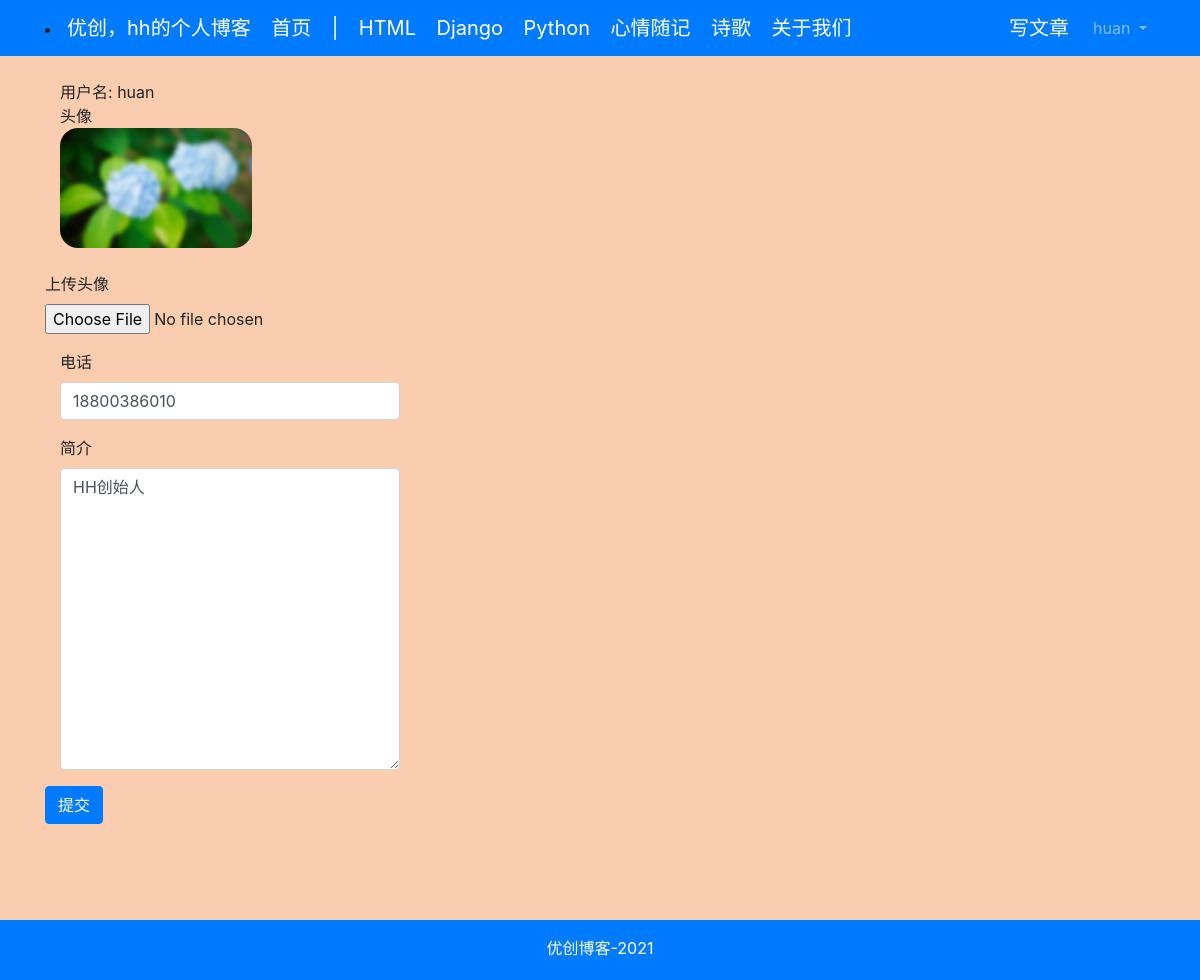
The app's page /userprofile/edit/2/ (signed in) with its own data.
### userprofile/models.py (models this page shows, shortened)
class Profile(models.Model):
    user = models.OneToOneField(User, on_delete=models.CASCADE, related_name='profile')
    phone = models.CharField(max_length=20, blank=True)
    avatar = models.ImageField(upload_to='avatar/%Y%m%d/', blank=True)
    bio = models.TextField(max_length=500, blank=True)

### userprofile/views.py (the view)
# urls.py: path('edit/<int:id>/', views.profile_edit, name='edit'),
@login_required(login_url='/userprofile/login/')
def profile_edit(request, id):
    user = User.objects.get(id=id)
    if Profile.objects.filter(user_id=id).exists():
        profile = Profile.objects.get(user_id=id)
    else:
        profile = Profile.objects.create(user=user)
    if request.method == 'POST':
        if request.user != user:
            return HttpResponse("你没有权限修改此用户信息。")
        profile_form = ProfileForm(request.POST, request.FILES)
        if profile_form.is_valid():
            profile_cd = profile_form.cleaned_data
            profile.phone = profile_cd['phone']
            profile.bio = profile_cd['bio']
            if 'avatar' in request.FILES:
                profile.avatar = profile_cd["avatar"]
            profile.save()
            return redirect("userprofile:edit", id=id)
        else:
            return HttpResponse("注册表单输入有误。请重新输入~")
    elif request.method == 'GET':
        profile_form = ProfileForm()
        context = { 'profile_form': profile_form, 'profile': profile, 'user': user }
        return render(request, 'userprofile/edit.html', context)
    else:
        return HttpResponse("请使用GET或POST请求数据")

### userprofile/forms.py
class ProfileForm(forms.ModelForm):
    class Meta:
        model = Profile
        fields = ('phone', 'avatar', 'bio')

### templates/userprofile/edit.html (shortened to what this page needs)
{% extends "base.html" %} {% load static %}
{% block content %}
<div class="container">
    <div class="row">
        <div class="col-12">
            <br>
            <div class="col-md-4">用户名: {{ user.username }}</div>
            {% if profile.avatar %}
                <div class="col-md-4">头像</div>
                <img src="{{ profile.avatar.url }}" style="max-width: 20%; border-radius: 15%;" class="col-md-4">
            {% else %}
                <h5 class="col-md-4">暂无头像</h5>
            {% endif %}
            <br>
            <br>
            <form method="post" action="." enctype="multipart/form-data">{% csrf_token %}
                <div class="form-group">
                    <label for="avatar">上传头像</label>
                    <input type="file" class="form-control-file" name="avatar" id="avatar">
                </div>
                <div class="form-group col-md-4">
                    <label for="phone">电话</label>
                    <input type="text" class="form-control" id="phone" name="phone" value="{{ profile.phone }}">
                </div>
                <div class="form-group col-md-4">
                    <label for="bio">简介</label>
                    <textarea type="text" class="form-control" id="bio" name="bio" rows="12">{{ profile.bio }}</textarea>
                </div>
                <button type="submit" class="btn btn-primary">提交</button>
                <br>
                <br>
            </form>
        </div>
    </div>
</div>
{% endblock content %}

### templates/header.html (shortened to what this page needs)
{% load notifications_tags %}
<nav class="navbar navbar-expand-lg navbar-dark bg-primary">
  <div class="container">
  <li class="nav-item">
    <a class="navbar-brand" href="#">优创，hh的个人博客</a>
      <a class="navbar-brand" href="{% url 'article:article_list' %}">首页</a>
      <a class="navbar-brand" href="#">|</a>
      <a class="navbar-brand" href="{% url 'article:article_list' %}?column=5">HTML</a>
      <a class="navbar-brand" href="{% url 'article:article_list' %}?column=7">Django</a>
      <a class="navbar-brand" href="{% url 'article:article_list' %}?column=10">Python</a>
      <a class="navbar-brand" href="{% url 'article:article_list' %}?column=9">心情随记</a>
      <a class="navbar-brand" href="{% url 'article:article_list' %}?column=8">诗歌</a>
      <a class="navbar-brand" href="{% url 'article:article_about' %}">关于我们</a>
  </li>
    <div>
      <ul class="navbar-nav">
        <li class="nav-item">
            <a class="navbar-brand" href="{% url 'article:article_create' %}">写文章</a>
        </li>
        {% if user.is_authenticated %}
            <li class="nav-item dropdown">
                <a class="nav-link dropdown-toggle" href="#" id="navbarDropdown" role="button" data-toggle="dropdown" aria-haspopup="true" aria-expanded="false">
                  {{ user.username }}
                </a>
            </li>
        {% else %}
            <li class="nav-item">
                <a class="nav-link" href="{% url 'userprofile:login' %}">登录</a>
            </li>
        {% endif %}
      </ul>
    </div>
  </div>
</nav>

### templates/base.html (style rules this page uses)
body { background-color: #F9CDAD; background-image:url('https://static.runoob.com/images/mix/img_tree.png'); background-repeat:no-repeat; background-position:right top; margin-right:200px; }
html, body { height: 100%; margin: 0; }

### records on screen
Profile: avatar (picture), phone "18800386010", bio "HH创始人"

### other values on screen
{{ user.username }} "huan"
